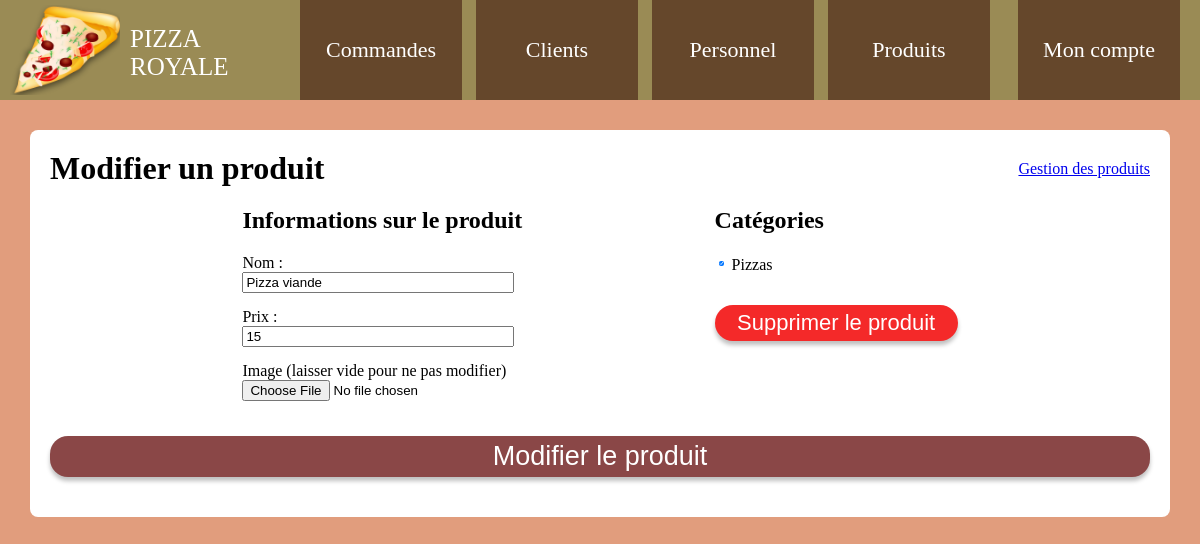
Page /modifierproduit?id=20 (signed in) on the committed database.
### tables this page shows
CREATE TABLE `produits` (
  `id_produit` int(11) NOT NULL,
  `libelle` varchar(255) NOT NULL,
  `prix` varchar(10) NOT NULL,
  `photo` varchar(255) NOT NULL
);

CREATE TABLE `categories` (
  `id_categorie` int(11) NOT NULL,
  `nom` varchar(255) NOT NULL,
  `description` varchar(255) NOT NULL
);

### modifierproduit.php (the view, shortened to what this page needs)
<?php
require('config.php');
if(isset($_GET['id'])) {
$id = $_GET['id'];
$req = $bdd->prepare('SELECT * FROM produits WHERE id_produit = :id_produit');
$req->bindValue('id_produit', $id, PDO::PARAM_INT);
$req->execute();
$produit = $req->fetch(PDO::FETCH_ASSOC);
}
?>
<!DOCTYPE html>
<html lang="fr">
<head>
<link href="css/styles.css" rel="stylesheet">
<link rel="stylesheet" href="js/jquery-ui/jquery-ui.min.css">
</head>
<body>
<?php include('header.php'); ?>
<div class="conteneur">
<div class="titre-page">
<h1>Modifier un produit</h1>
<a href="gestionproduits">Gestion des produits</a>
</div>
<form action="" method="post" enctype="multipart/form-data">
<div class="contenu">
<div class="employe-flex">
<div class="infos-produit">
<h2>Informations sur le produit</h2>
<label for="nom">Nom :</label> <input type="text" name="nom" id="nom" value="<?= $produit['libelle']; ?>">
<label for="prix">Prix :</label> <input type="text" name="prix" id="prix" value="<?= $produit['prix']; ?>">
<label for="photo">Image (laisser vide pour ne pas modifier)</label> <input type="file" name="photo" id="photo">
</div>
<div class="categories">
<h2>Catégories</h2>
<div class="flex-fonctions">
<?php $req = $bdd->prepare('SELECT id_categorie, nom FROM categories ORDER BY nom');
$req->execute();
while($categ = $req->fetch()) {
$req2 = $bdd->prepare('SELECT id_categorie, id_produit FROM produits_categories WHERE id_categorie = :id_categorie AND id_produit = :id_produit');
$req2->bindValue('id_categorie', $categ['id_categorie'], PDO::PARAM_INT);
$req2->bindValue('id_produit', $id, PDO::PARAM_INT);
$req2->execute();
if($req2->rowCount() > 0) {
$checked = ' checked';
} else {
$checked = null;
}
?>
<div class="content-fonctions">
<input type="checkbox" name="categories[]" id="<?= $categ['id_categorie']; ?>" value="<?= $categ['id_categorie']; ?>"<?= $checked; ?>><label for="<?= $categ['id_categorie']; ?>"><?= $categ['nom']; ?></label>
</div>
<?php } ?>
<input class="boutton-delete" type="submit" name="supprimer" value="Supprimer le produit">
</div>
</div>
</div>
<input class="boutton-rouge" type="submit" name="modifier" value="Modifier le produit">
</form>
</div>
</body>
</html>

### css/styles.css (style rules this page uses)
body { margin: 0; background: #e19d7d; }
.boutton-rouge { display: block; background: #8A4747; box-shadow: 0px 4px 4px rgba(0, 0, 0, 0.25); border-radius: 18px; border: 0; font-size: 27px; padding: 5px 20px; color: #FFF; text-decoration: none; }
.boutton-delete { display: block; background: #f42929; box-shadow: 0px 4px 4px rgba(0, 0, 0, 0.25); border-radius: 18px; border: 0; font-size: 22px; padding: 5px 10px; color: #FFF; cursor: pointer; text-decoration: none; }
.conteneur { width: 1100px; height: auto; margin-top: 30px; margin-left: auto; margin-right: auto; background: #FFF; border-radius: 8px; padding: 20px; }
.titre-page { display: flex; justify-content: space-between; align-items: center; }
.titre-page h1 { margin: 0; }
.employe-flex input, .employe-flex select { display: block; width: 264px; margin-bottom: 15px; }
.contenu input[type="submit"] { margin: 20px 0; width: 100%; cursor: pointer; }
.employe-flex { display: flex; justify-content: space-evenly; }
.flex-fonctions { display: flex; flex-direction: row; flex-wrap: wrap; width: 243px; }
.content-fonctions input { display: inline-block; width: 5px; text-align: right; }
.content-fonctions label { margin-right: 10px; }
input[type="checkbox"] { display: inline-block; margin-right: 8px; width: 5px; }

### rows in the picture
produits: nom "Pizza viande", prix "15"
categories: nom "Pizzas"
